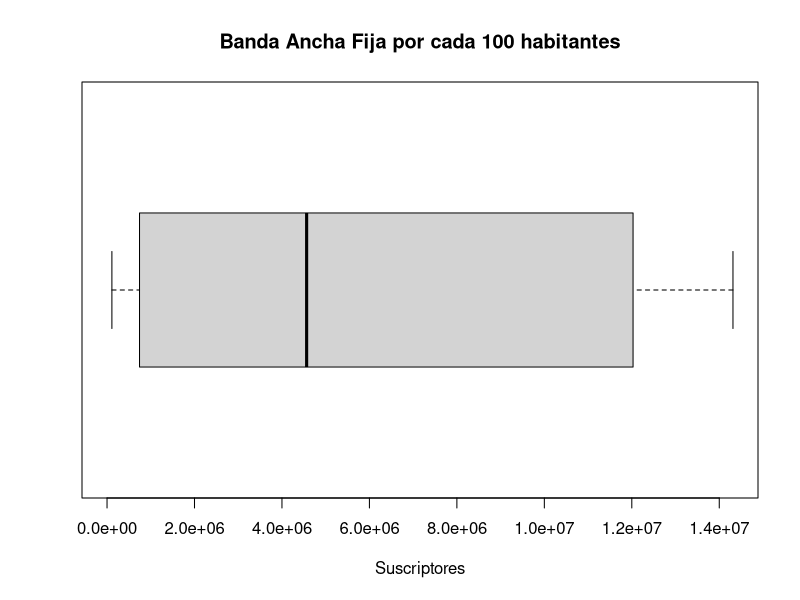

Write R code to recreate this figure.
#Realizar una grafica Box Plot
all.scores <- read.csv("bafijaporcada100habitantes.csv")
suscripciones <- all.scores[,"Suscripciones"] #TRAE COLUMNAS

#par(mar=c(1,1,1,1)) #solution figure margins too large
par(mfrow=c(1,1))

boxplot(suscripciones,main="Banda Ancha Fija por cada 100 habitantes",ylim=c(50,14313339),xlab="Suscriptores",horizontal=TRUE)